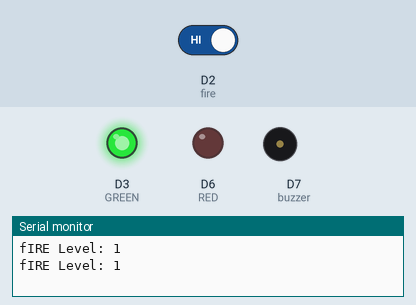
This sketch was run on a simulated ESP8266 (NodeMCU). Parts: output pins drawn as LEDs (lit = HIGH), buzzer (waves = sounding, pin HIGH), the last lines printed to the serial monitor. The test bench sets the inputs (shaded band); at power-on: D2 (fire) HIGH. WiFi joins after 1.5 s; servers stay silent unless stated.

Above: at 5.0 s.
5.1 s: D2 (fire) driven LOW
At 6.0 s:
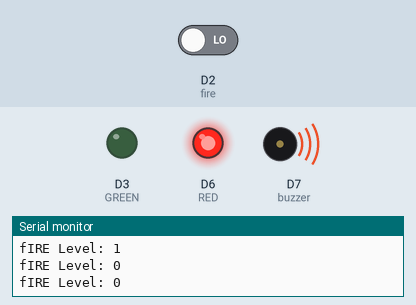
6.8 s: D2 (fire) driven HIGH
At 7.1 s:
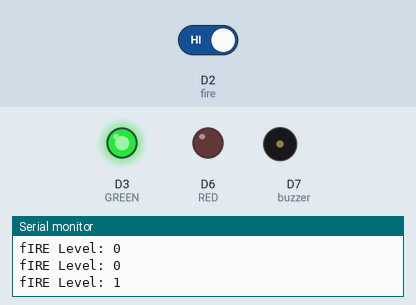
Timing chart, 0 to 9.8 s (numbered marks = the images above; inputs shaded):
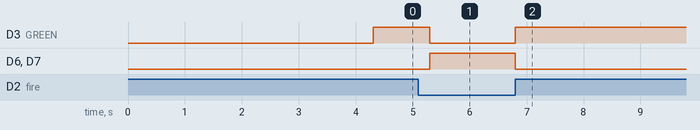

The sketch:

fire_alarm_system.ino
```cpp
#define BLYNK_TEMPLATE_ID "TMPLSO-aWPeq"
#define BLYNK_DEVICE_NAME "fire detection"
#define BLYNK_AUTH_TOKEN "tntXg720mItvMB2tD3RA1fkZ1d75XZuV"

#define BLYNK_PRINT Serial
#include <ESP8266WiFi.h>
#include <BlynkSimpleEsp8266.h>

char auth[] = BLYNK_AUTH_TOKEN;
char ssid[] = "vedant"; // Change your Wifi/ Hotspot Name
char pass[] = "vedant112233"; // Change your Wifi/ Hotspot Password

BlynkTimer timer;

#define fire D2
#define GREEN D3
#define RED D6
#define buzzer  D7
int fire_Val = 0;

WidgetLED led(V1);

void setup() //Setup function - only function that is run in deep sleep mode
{
  Serial.begin(9600); //Start the serial output at 9600 baud
  pinMode(GREEN, OUTPUT);
  pinMode(fire, INPUT);
  pinMode(RED, OUTPUT);
  pinMode(buzzer, OUTPUT);

  Blynk.begin(auth, ssid, pass);
  delay(2000);
  timer.setInterval(500L, mySensor);
}

void loop() //Loop function
{
  Blynk.run();
  timer.run();
}

void mySensor()
{
  fire_Val = digitalRead(fire);

  if (fire_Val == LOW)
  {
    Blynk.logEvent("fire_alert");
    digitalWrite(GREEN, LOW);
    digitalWrite(RED, HIGH);
    digitalWrite(buzzer, HIGH);
    Blynk.virtualWrite(V0, 1);
    Serial.print("fIRE Level: ");
    Serial.println(fire_Val);
    led.on();
  }

  else
  {
    digitalWrite(GREEN, HIGH);
    digitalWrite(RED, LOW);
    digitalWrite(buzzer, LOW);
    Blynk.virtualWrite(V0, 0);
    Serial.print("fIRE Level: ");
    Serial.println(fire_Val);
    led.off();
  }
}
```

Measured:
- after the input at 5.1 s, D3 (GREEN): HIGH → LOW after 0.20 s; D6 (RED), D7 (buzzer): LOW → HIGH after 0.20 s
- after the input at 6.8 s, D3 (GREEN): LOW → HIGH at once; D6 (RED), D7 (buzzer): HIGH → LOW at once
